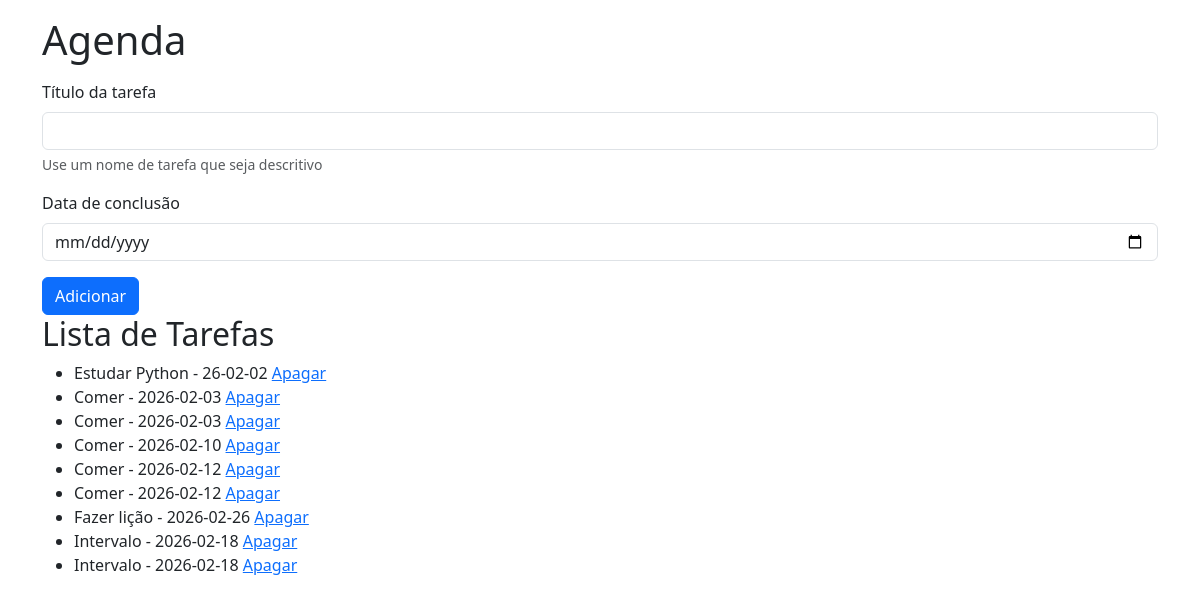
Page /agenda on the earlier database version.
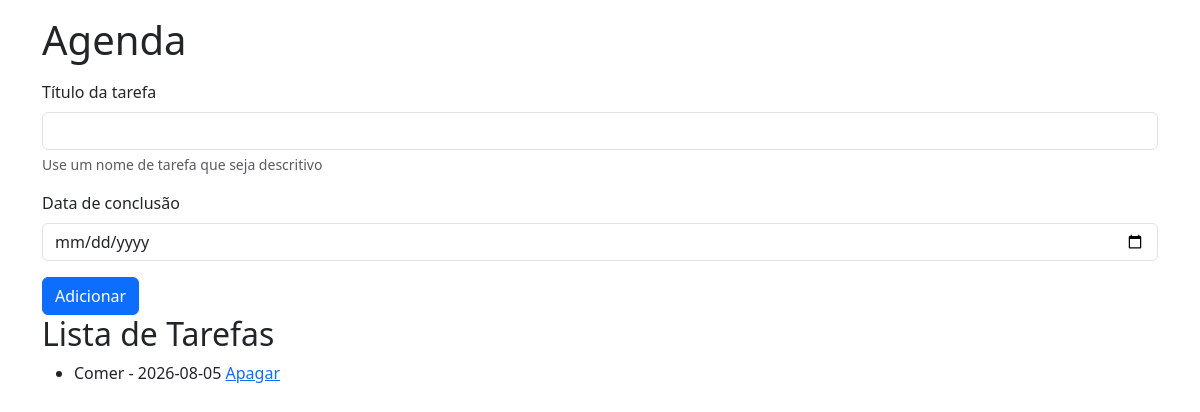
Same page on the later database version.
### tables this page shows
CREATE TABLE tarefas (
        id INTEGER PRIMARY KEY AUTOINCREMENT,
        titulo_tarefa TEXT NOT NULL,
        data_conclusao TEXT);

### app.py (the view)
@app.route('/agenda', methods=['GET', 'POST'])
def agenda():
    tarefa = None
    if request.method == 'POST':
        titulo_tarefa = request.form['titulo-tarefa']
        data_conclusao = request.form['data-conclusao']
        tarefa = Tarefa(titulo_tarefa, data_conclusao)
        tarefa.salvar_tarefa()
    tarefas = Tarefa.obter_tarefas()
    return render_template('agenda.html', titulo='Agenda', tarefas=tarefas)

### models/database.py (called while the page is built)
    def buscar_tudo(self, query: str, params: tuple = ()) -> list[Any]:
        self.cursor.execute(query, params)
        return self.cursor.fetchall()

    def close(self) -> None:
        self.connection.close()

    def __enter__(self) -> Self:
        return self

    def __exit__(self, exc_type: Optional[Type[BaseException]], exc_value: Optional[BaseException], tb: Optional[TracebackType]) -> None:
        if exc_type is not None:
            print('Exceção caprturada no contexto:')
            print(f'Tipo: {exc_type.__name__}')
            print(f'Mensagem: {exc_value}')
            print('Traceback completo:')
            traceback.print_tb(tb)
        self.close()

### models/tarefa.py (called while the page is built)
    @classmethod
    def obter_tarefas(cls) -> list[Self]:
        with Database('./data/tarefas.sqlite3') as db:
            query: str = 'SELECT titulo_tarefa, data_conclusao, id FROM tarefas;'
            resultados: list[Any] = db.buscar_tudo(query)
            tarefas: list[Self] = [cls(titulo, data, id) for titulo, data, id in resultados]
            return tarefas

### templates/agenda.html
    {% extends "base.html" %}
    {% block content %}
    <form class="mt-3" method="POST">
            <div class="mb-3">
                <label for="titulo-tarefa" class="form-label">Título da tarefa</label>
                <input type="text" class="form-control" name = "titulo-tarefa" d="titulo-tarefa" aria-describedby="ajudaNomeTarefa" required>
                <div id="ajudaNomeTarefa" class="form-text">Use um nome de tarefa que seja descritivo</div>
            </div>
            <div class="mb-3">
                <label for="data-conclusao" class="form-label">Data de conclusão</label>
                <input type="date" class="form-control" name="data-conclusao" id="data-conclusao">
            </div>
            <button type="submit" class="btn btn-primary">Adicionar</button>
    </form>
<h2>Lista de Tarefas</h2>
    {% if tarefas %}
        <ul>
            {% for tarefa in tarefas %}
                <li>{{ tarefa.titulo_tarefa }} - {{ tarefa.data_conclusao }} <a href="{{ url_for('delete', idTarefa=tarefa.id_tarefa) }}">Apagar</a></li>
            {% endfor %}
        </ul>
    {% else %}
        <p>Nenhuma tarefa cadastrada</p>
    {% endif %}
    {% endblock %}

### templates/base.html (shortened to what this page needs)
<!DOCTYPE html>
<html lang="pt-br">
<head>
    <link rel="stylesheet" href="{{ url_for('static', filename='style.css') }}">
    <link href="https://cdn.jsdelivr.net/npm/bootstrap@5.3.8/dist/css/bootstrap.min.css" rel="stylesheet">
</head>
<body class="container ">
    <h1 class="mt-3">{{ titulo }}</h1>
    {% block content %}{% endblock %}
</body>
</html>

Differences in the rows shown:
removed tarefas: titulo_tarefa "Estudar Python", data_conclusao "26-02-02"
removed tarefas: titulo_tarefa "Comer", data_conclusao "2026-02-03"
removed tarefas: titulo_tarefa "Comer", data_conclusao "2026-02-03"
removed tarefas: titulo_tarefa "Comer", data_conclusao "2026-02-10"
removed tarefas: titulo_tarefa "Comer", data_conclusao "2026-02-12"
removed tarefas: titulo_tarefa "Comer", data_conclusao "2026-02-12"
removed tarefas: titulo_tarefa "Fazer lição", data_conclusao "2026-02-26"
removed tarefas: titulo_tarefa "Intervalo", data_conclusao "2026-02-18"
removed tarefas: titulo_tarefa "Intervalo", data_conclusao "2026-02-18"
added tarefas: titulo_tarefa "Comer", data_conclusao "2026-08-05"
